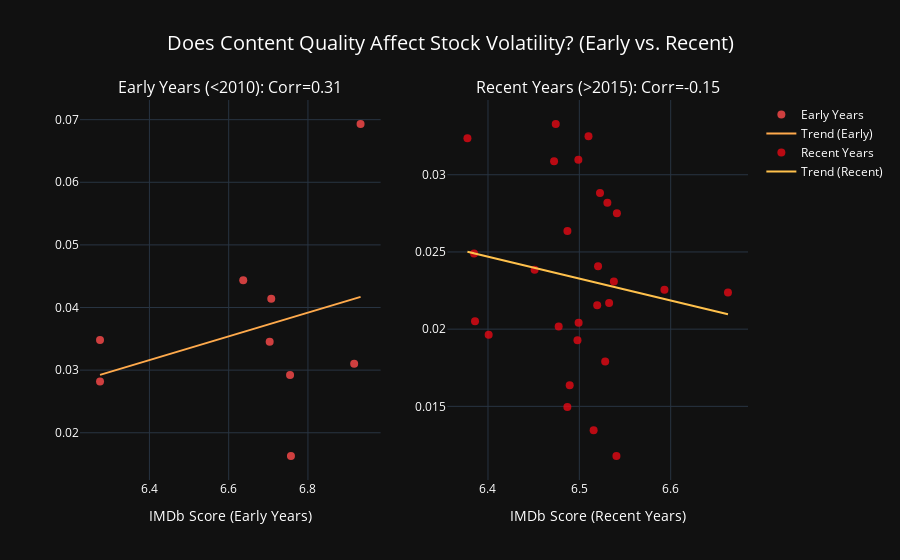

Notebook code for this chart:
### Code cell
df["release_date"] = pd.to_datetime(df["release_date"])

df_early = df[df["release_date"] < "2010"].copy()
df_recent = df[df["release_date"] > "2015"].copy()

df_early = df_early.set_index("release_date")
df_recent = df_recent.set_index("release_date")

df_early_avg = df_early.resample("QE")[
    ["imdb_score", "volatility"]
].mean().reset_index()

df_recent_avg = df_recent.resample("QE")[
    ["imdb_score", "volatility"]
].mean().reset_index()

def fit_trendline(df, x_col, y_col):
    X = df[[x_col]].dropna()
    y = df[y_col].dropna()
    
    if len(X) > 1 and len(y) > 1:
        model = LinearRegression().fit(X, y)
        trend = model.predict(X)
    else:
        trend = np.full(len(X), np.nan)

    return trend

def fit_trendline(df, x_col, y_col):
    df = df.dropna(subset=[x_col, y_col])
    X = df[[x_col]]
    y = df[y_col]

    if len(X) > 1 and len(y) > 1:
        model = LinearRegression().fit(X, y)
        trend = model.predict(X)
        df["trendline"] = trend
    else:
        df["trendline"] = np.nan

    return df

df_early_avg = fit_trendline(df_early_avg, "imdb_score", "volatility")
df_recent_avg = fit_trendline(df_recent_avg, "imdb_score", "volatility")

corr_early = df_early_avg["imdb_score"].corr(df_early_avg["volatility"])
corr_recent = df_recent_avg["imdb_score"].corr(df_recent_avg["volatility"])

fig = make_subplots(rows=1, cols=2, subplot_titles=(
    f"Early Years (<2010): Corr={corr_early:.2f}", 
    f"Recent Years (>2015): Corr={corr_recent:.2f}"
))

fig.add_trace(go.Scatter(
    x=df_early_avg["imdb_score"], 
    y=df_early_avg["volatility"], 
    mode='markers', name="Early Years",
    marker=dict(color="#FF4C4C", size=8, opacity=0.8)
), row=1, col=1)

fig.add_trace(go.Scatter(
    x=df_early_avg["imdb_score"], 
    y=df_early_avg["trendline"], 
    mode='lines', name="Trend (Early)", 
    line=dict(color="#FFAA4C", width=2)
), row=1, col=1)

fig.add_trace(go.Scatter(
    x=df_recent_avg["imdb_score"], 
    y=df_recent_avg["volatility"], 
    mode='markers', name="Recent Years",
    marker=dict(color="#E50914", size=8, opacity=0.8)
), row=1, col=2)

fig.add_trace(go.Scatter(
    x=df_recent_avg["imdb_score"], 
    y=df_recent_avg["trendline"], 
    mode='lines', name="Trend (Recent)", 
    line=dict(color="#FFC14C", width=2)
), row=1, col=2)

fig.update_layout(
    title="Does Content Quality Affect Stock Volatility? (Early vs. Recent)",
    title_x=0.5,  
    title_font=dict(size=20, color="white"),
    template="plotly_dark",
    font=dict(color="white"),
)

fig.update_xaxes(title_text="IMDb Score (Early Years)", row=1, col=1)
fig.update_xaxes(title_text="IMDb Score (Recent Years)", row=1, col=2)

fig.show()

### Figure 1 — Plotly figure (JSON) as saved in the notebook; plotly's stock layout.template omitted (floating-point values rounded to 4 significant figures)
{"data": [{"marker": {"color": "#FF4C4C", "opacity": 0.8, "size": 8}, "mode": "markers", "name": "Early Years", "type": "scatter", "x": [6.933, 6.703, 6.707, 6.917, 6.757, 6.755, 6.637, 6.275, 6.275], "xaxis": "x", "y": [0.06931, 0.03453, 0.0414, 0.03103, 0.01629, 0.02921, 0.04437, 0.03479, 0.0282], "yaxis": "y"}, {"line": {"color": "#FFAA4C", "width": 2}, "mode": "lines", "name": "Trend (Early)", "type": "scatter", "x": [6.933, 6.703, 6.707, 6.917, 6.757, 6.755, 6.637, 6.275, 6.275], "xaxis": "x", "y": [0.0417, 0.03735, 0.03743, 0.04139, 0.03837, 0.03833, 0.03609, 0.02924, 0.02924], "yaxis": "y"}, {"marker": {"color": "#E50914", "opacity": 0.8, "size": 8}, "mode": "markers", "name": "Recent Years", "type": "scatter", "x": [6.385, 6.531, 6.377, 6.472, 6.663, 6.52, 6.538, 6.593, 6.516, 6.487, 6.52, 6.489, 6.499, 6.487, 6.451, 6.474, 6.51, 6.498, 6.533, 6.477, 6.401, 6.499, 6.523, 6.541, 6.386, 6.528, 6.541], "xaxis": "x2", "y": [0.0249, 0.02819, 0.03237, 0.03087, 0.02237, 0.02407, 0.02309, 0.02256, 0.01346, 0.01495, 0.02154, 0.01637, 0.02041, 0.02636, 0.02384, 0.03329, 0.03249, 0.01928, 0.02169, 0.02017, 0.01963, 0.03096, 0.02882, 0.0275, 0.02051, 0.01791, 0.01179], "yaxis": "y2"}, {"line": {"color": "#FFC14C", "width": 2}, "mode": "lines", "name": "Trend (Recent)", "type": "scatter", "x": [6.385, 6.531, 6.377, 6.472, 6.663, 6.52, 6.538, 6.593, 6.516, 6.487, 6.52, 6.489, 6.499, 6.487, 6.451, 6.474, 6.51, 6.498, 6.533, 6.477, 6.401, 6.499, 6.523, 6.541, 6.386, 6.528, 6.541], "xaxis": "x2", "y": [0.02491, 0.02284, 0.02502, 0.02367, 0.02097, 0.02299, 0.02274, 0.02196, 0.02306, 0.02347, 0.023, 0.02343, 0.02329, 0.02346, 0.02397, 0.02365, 0.02314, 0.02331, 0.02282, 0.0236, 0.02469, 0.02329, 0.02296, 0.02269, 0.0249, 0.02288, 0.0227], "yaxis": "y2"}], "layout": {"annotations": [{"font": {"size": 16}, "showarrow": false, "text": "Early Years (<2010): Corr=0.31", "x": 0.225, "xanchor": "center", "xref": "paper", "y": 1, "yanchor": "bottom", "yref": "paper"}, {"font": {"size": 16}, "showarrow": false, "text": "Recent Years (>2015): Corr=-0.15", "x": 0.775, "xanchor": "center", "xref": "paper", "y": 1, "yanchor": "bottom", "yref": "paper"}], "font": {"color": "white"}, "title": {"font": {"color": "white", "size": 20}, "text": "Does Content Quality Affect Stock Volatility? (Early vs. Recent)", "x": 0.5}, "xaxis": {"anchor": "y", "domain": [0, 0.45], "title": {"text": "IMDb Score (Early Years)"}}, "xaxis2": {"anchor": "y2", "domain": [0.55, 1], "title": {"text": "IMDb Score (Recent Years)"}}, "yaxis": {"anchor": "x", "domain": [0, 1]}, "yaxis2": {"anchor": "x2", "domain": [0, 1]}}}
